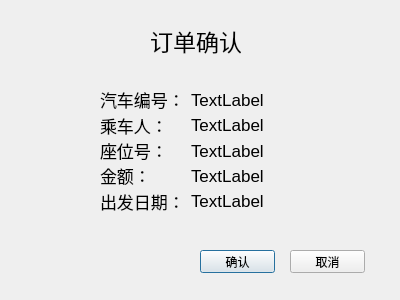
<?xml version="1.0" encoding="UTF-8"?>
<ui version="4.0">
 <class>Buyticket</class>
 <widget class="QDialog" name="Buyticket">
  <property name="geometry">
   <rect>
    <x>0</x>
    <y>0</y>
    <width>400</width>
    <height>300</height>
   </rect>
  </property>
  <property name="windowTitle">
   <string>订单确认</string>
  </property>
  <widget class="QWidget" name="formLayoutWidget">
   <property name="geometry">
    <rect>
     <x>100</x>
     <y>90</y>
     <width>181</width>
     <height>121</height>
    </rect>
   </property>
   <property name="font">
    <font>
     <pointsize>13</pointsize>
    </font>
   </property>
   <layout class="QFormLayout" name="formLayout">
    <item row="0" column="0">
     <widget class="QLabel" name="label">
      <property name="font">
       <font>
        <pointsize>13</pointsize>
       </font>
      </property>
      <property name="text">
       <string>汽车编号：</string>
      </property>
     </widget>
    </item>
    <item row="0" column="1">
     <widget class="QLabel" name="label_5">
      <property name="font">
       <font>
        <pointsize>13</pointsize>
       </font>
      </property>
      <property name="text">
       <string>TextLabel</string>
      </property>
     </widget>
    </item>
    <item row="1" column="0">
     <widget class="QLabel" name="label_2">
      <property name="font">
       <font>
        <pointsize>13</pointsize>
       </font>
      </property>
      <property name="layoutDirection">
       <enum>Qt::RightToLeft</enum>
      </property>
      <property name="text">
       <string>乘车人：</string>
      </property>
     </widget>
    </item>
    <item row="1" column="1">
     <widget class="QLabel" name="label_7">
      <property name="font">
       <font>
        <pointsize>13</pointsize>
       </font>
      </property>
      <property name="text">
       <string>TextLabel</string>
      </property>
     </widget>
    </item>
    <item row="2" column="0">
     <widget class="QLabel" name="label_3">
      <property name="font">
       <font>
        <pointsize>13</pointsize>
       </font>
      </property>
      <property name="text">
       <string>座位号：</string>
      </property>
     </widget>
    </item>
    <item row="2" column="1">
     <widget class="QLabel" name="label_8">
      <property name="font">
       <font>
        <pointsize>13</pointsize>
       </font>
      </property>
      <property name="text">
       <string>TextLabel</string>
      </property>
     </widget>
    </item>
    <item row="4" column="0">
     <widget class="QLabel" name="label_6">
      <property name="font">
       <font>
        <pointsize>13</pointsize>
       </font>
      </property>
      <property name="text">
       <string>出发日期：</string>
      </property>
     </widget>
    </item>
    <item row="3" column="1">
     <widget class="QLabel" name="label_9">
      <property name="font">
       <font>
        <pointsize>13</pointsize>
       </font>
      </property>
      <property name="text">
       <string>TextLabel</string>
      </property>
     </widget>
    </item>
    <item row="4" column="1">
     <widget class="QLabel" name="label_10">
      <property name="font">
       <font>
        <pointsize>13</pointsize>
       </font>
      </property>
      <property name="text">
       <string>TextLabel</string>
      </property>
     </widget>
    </item>
    <item row="3" column="0">
     <widget class="QLabel" name="label_4">
      <property name="font">
       <font>
        <pointsize>13</pointsize>
       </font>
      </property>
      <property name="text">
       <string>金额：</string>
      </property>
     </widget>
    </item>
   </layout>
  </widget>
  <widget class="QPushButton" name="pushButton">
   <property name="geometry">
    <rect>
     <x>200</x>
     <y>250</y>
     <width>75</width>
     <height>23</height>
    </rect>
   </property>
   <property name="text">
    <string>确认</string>
   </property>
  </widget>
  <widget class="QPushButton" name="pushButton_2">
   <property name="geometry">
    <rect>
     <x>290</x>
     <y>250</y>
     <width>75</width>
     <height>23</height>
    </rect>
   </property>
   <property name="text">
    <string>取消</string>
   </property>
  </widget>
  <widget class="QLabel" name="label_11">
   <property name="geometry">
    <rect>
     <x>150</x>
     <y>20</y>
     <width>91</width>
     <height>41</height>
    </rect>
   </property>
   <property name="font">
    <font>
     <pointsize>17</pointsize>
    </font>
   </property>
   <property name="text">
    <string>订单确认</string>
   </property>
  </widget>
 </widget>
 <resources/>
 <connections>
  <connection>
   <sender>pushButton_2</sender>
   <signal>clicked()</signal>
   <receiver>Buyticket</receiver>
   <slot>close()</slot>
   <hints>
    <hint type="sourcelabel">
     <x>320</x>
     <y>252</y>
    </hint>
    <hint type="destinationlabel">
     <x>384</x>
     <y>201</y>
    </hint>
   </hints>
  </connection>
 </connections>
</ui>
